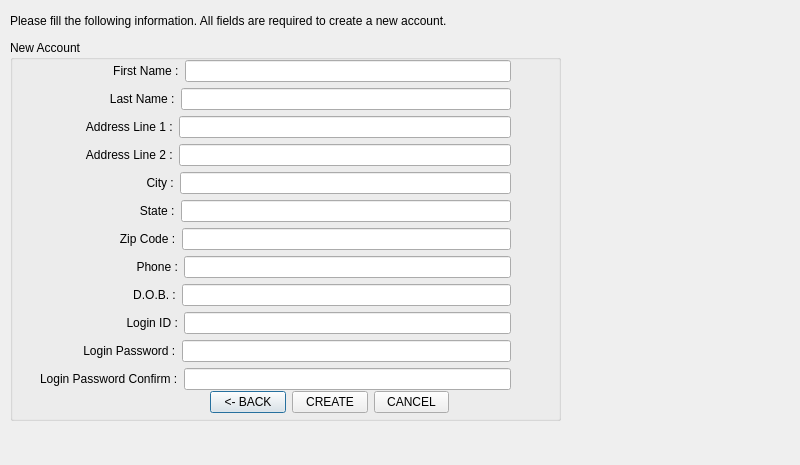
<?xml version="1.0" encoding="UTF-8"?>
<ui version="4.0">
 <class>newlogin</class>
 <widget class="QDialog" name="newlogin">
  <property name="geometry">
   <rect>
    <x>0</x>
    <y>0</y>
    <width>800</width>
    <height>465</height>
   </rect>
  </property>
  <property name="windowTitle">
   <string>Dialog</string>
  </property>
  <widget class="QLabel" name="label">
   <property name="geometry">
    <rect>
     <x>10</x>
     <y>10</y>
     <width>511</width>
     <height>21</height>
    </rect>
   </property>
   <property name="text">
    <string>Please fill the following information. All fields are required to create a new account.</string>
   </property>
  </widget>
  <widget class="QGroupBox" name="groupBox">
   <property name="geometry">
    <rect>
     <x>10</x>
     <y>40</y>
     <width>551</width>
     <height>381</height>
    </rect>
   </property>
   <property name="title">
    <string>New Account</string>
   </property>
   <widget class="QWidget" name="layoutWidget">
    <property name="geometry">
     <rect>
      <x>200</x>
      <y>350</y>
      <width>239</width>
      <height>25</height>
     </rect>
    </property>
    <layout class="QHBoxLayout" name="horizontalLayout">
     <item>
      <widget class="QPushButton" name="newbakButton">
       <property name="text">
        <string>&lt;- BACK</string>
       </property>
      </widget>
     </item>
     <item>
      <widget class="QPushButton" name="newcreButton">
       <property name="text">
        <string>CREATE</string>
       </property>
      </widget>
     </item>
     <item>
      <widget class="QPushButton" name="newcanButton">
       <property name="text">
        <string>CANCEL</string>
       </property>
      </widget>
     </item>
    </layout>
   </widget>
   <widget class="QWidget" name="layoutWidget">
    <property name="geometry">
     <rect>
      <x>30</x>
      <y>20</y>
      <width>471</width>
      <height>332</height>
     </rect>
    </property>
    <layout class="QVBoxLayout" name="verticalLayout">
     <item>
      <layout class="QHBoxLayout" name="horizontalLayout_13">
       <item>
        <widget class="QLabel" name="label_2">
         <property name="text">
          <string>                      First Name :</string>
         </property>
        </widget>
       </item>
       <item>
        <widget class="QLineEdit" name="lineEdit"/>
       </item>
      </layout>
     </item>
     <item>
      <layout class="QHBoxLayout" name="horizontalLayout_12">
       <item>
        <widget class="QLabel" name="label_3">
         <property name="text">
          <string>                     Last Name :</string>
         </property>
        </widget>
       </item>
       <item>
        <widget class="QLineEdit" name="lineEdit_2"/>
       </item>
      </layout>
     </item>
     <item>
      <layout class="QHBoxLayout" name="horizontalLayout_10">
       <item>
        <widget class="QLabel" name="label_4">
         <property name="text">
          <string>              Address Line 1 :</string>
         </property>
        </widget>
       </item>
       <item>
        <widget class="QLineEdit" name="lineEdit_3"/>
       </item>
      </layout>
     </item>
     <item>
      <layout class="QHBoxLayout" name="horizontalLayout_11">
       <item>
        <widget class="QLabel" name="label_13">
         <property name="text">
          <string>              Address Line 2 :</string>
         </property>
        </widget>
       </item>
       <item>
        <widget class="QLineEdit" name="lineEdit_4"/>
       </item>
      </layout>
     </item>
     <item>
      <layout class="QHBoxLayout" name="horizontalLayout_9">
       <item>
        <widget class="QLabel" name="label_5">
         <property name="text">
          <string>                                City :</string>
         </property>
        </widget>
       </item>
       <item>
        <widget class="QLineEdit" name="lineEdit_12"/>
       </item>
      </layout>
     </item>
     <item>
      <layout class="QHBoxLayout" name="horizontalLayout_8">
       <item>
        <widget class="QLabel" name="label_6">
         <property name="text">
          <string>                              State :</string>
         </property>
        </widget>
       </item>
       <item>
        <widget class="QLineEdit" name="lineEdit_5"/>
       </item>
      </layout>
     </item>
     <item>
      <layout class="QHBoxLayout" name="horizontalLayout_7">
       <item>
        <widget class="QLabel" name="label_7">
         <property name="text">
          <string>                        Zip Code :</string>
         </property>
        </widget>
       </item>
       <item>
        <widget class="QLineEdit" name="lineEdit_6"/>
       </item>
      </layout>
     </item>
     <item>
      <layout class="QHBoxLayout" name="horizontalLayout_6">
       <item>
        <widget class="QLabel" name="label_8">
         <property name="text">
          <string>                             Phone :</string>
         </property>
        </widget>
       </item>
       <item>
        <widget class="QLineEdit" name="lineEdit_7"/>
       </item>
      </layout>
     </item>
     <item>
      <layout class="QHBoxLayout" name="horizontalLayout_5">
       <item>
        <widget class="QLabel" name="label_9">
         <property name="text">
          <string>                            D.O.B. :</string>
         </property>
        </widget>
       </item>
       <item>
        <widget class="QLineEdit" name="lineEdit_8"/>
       </item>
      </layout>
     </item>
     <item>
      <layout class="QHBoxLayout" name="horizontalLayout_4">
       <item>
        <widget class="QLabel" name="label_10">
         <property name="text">
          <string>                          Login ID :</string>
         </property>
        </widget>
       </item>
       <item>
        <widget class="QLineEdit" name="lineEdit_9"/>
       </item>
      </layout>
     </item>
     <item>
      <layout class="QHBoxLayout" name="horizontalLayout_3">
       <item>
        <widget class="QLabel" name="label_11">
         <property name="text">
          <string>             Login Password :</string>
         </property>
        </widget>
       </item>
       <item>
        <widget class="QLineEdit" name="lineEdit_10"/>
       </item>
      </layout>
     </item>
     <item>
      <layout class="QHBoxLayout" name="horizontalLayout_2">
       <item>
        <widget class="QLabel" name="label_12">
         <property name="text">
          <string>Login Password Confirm :</string>
         </property>
        </widget>
       </item>
       <item>
        <widget class="QLineEdit" name="lineEdit_11"/>
       </item>
      </layout>
     </item>
    </layout>
   </widget>
  </widget>
 </widget>
 <resources/>
 <connections/>
</ui>
